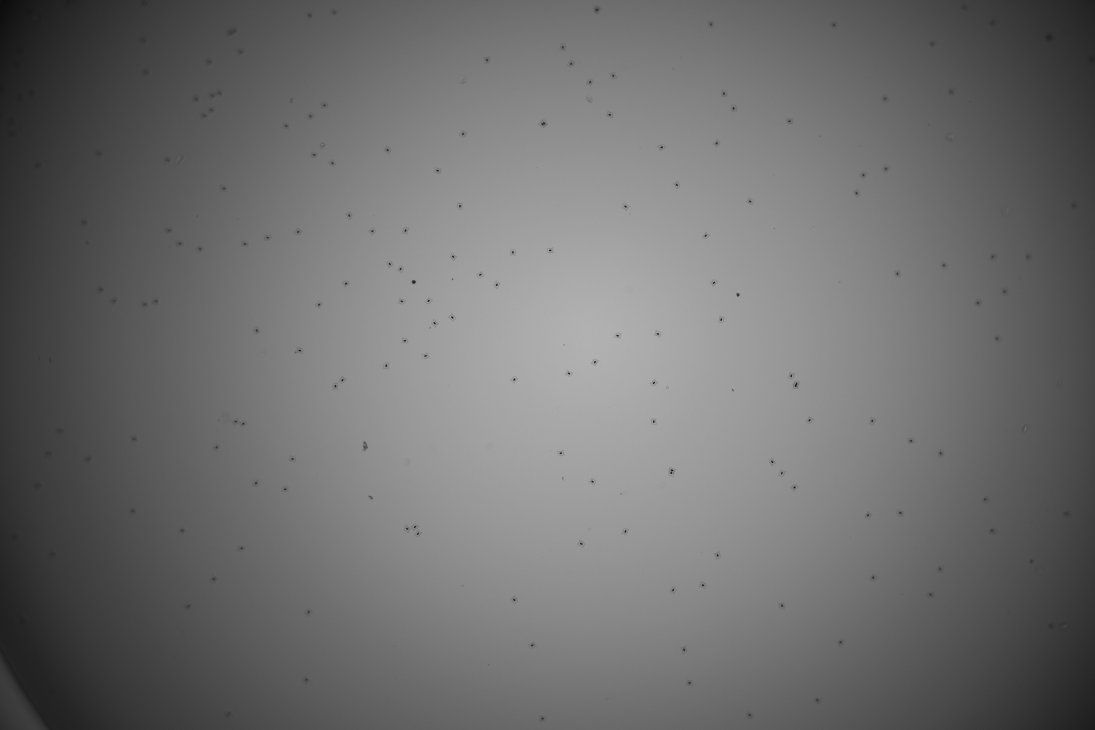
#> input picture img/W_A1_0_3.jpg, 5472 x 3648 px (shown at 1/5 size); its folder holds only this picture in this run
$ jupyter execute main_cv2.ipynb
#> lines starting #> are read from the running program, lines starting #| are printed output that depends on the picture; after the words box and inside, x2 and y2 are one past the last pixel; in counts of white or black regions, pixels touching at a corner belong together
[cell 1]
import cv2
import numpy as np
from numpy.lib.stride_tricks import as_strided
import os
import matplotlib.pyplot as plt

[cell 2]
dP = '../img'
sP = '../result'

[cell 3]
datalist = os.listdir(dP)
img_f = datalist[0]
image_org = cv2.imread(os.path.join(dP, img_f))
#> image_org is the input picture: shape (3648, 5472, 3); min 12, max 182, mean 110.6
image = cv2.cvtColor(image_org, cv2.COLOR_BGR2GRAY)

fig = plt.figure(figsize=(20, 20))
plt.imshow(image, cmap='gray')

## cv2d

[cell 4]
img_cv = cv2.blur(image, (3, 3))

fig = plt.figure(figsize=(20, 20))
plt.imshow(img_cv, cmap='gray')

## adpt_thold

[cell 5]
img_adpt_thold = cv2.adaptiveThreshold(img_cv, 255, cv2.ADAPTIVE_THRESH_GAUSSIAN_C, cv2.THRESH_BINARY_INV, 25, 3)
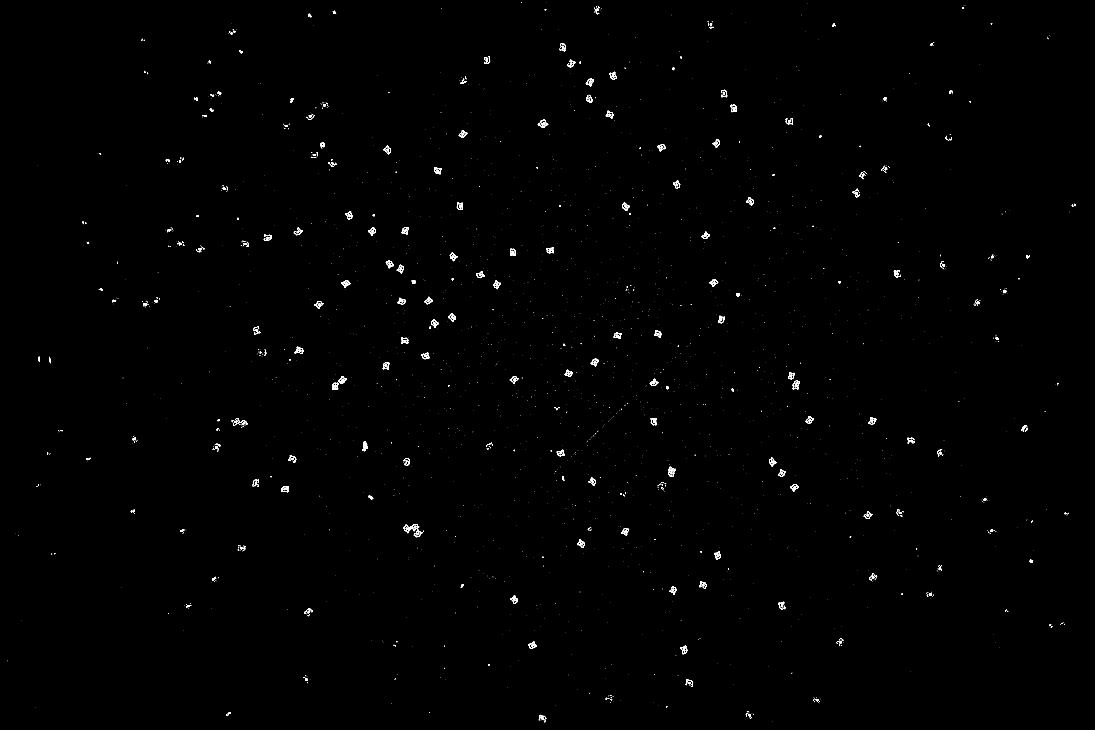
#> img_adpt_thold: shape (3648, 5472) (shown at 1/5 size); 0.3% white; 2264 white regions (1855 under 20 px), largest, box (x1, y1, x2, y2) and area: (1811, 2207, 1840, 2256) 605, (3963, 1902, 4000, 1947) 431, (2689, 595, 2741, 638) 415

fig = plt.figure(figsize=(20, 20))
plt.imshow(img_adpt_thold, cmap='gray')

## erosion

[cell 6]
k = np.ones((3, 3))
img_e = cv2.erode(img_adpt_thold, k, iterations = 1)
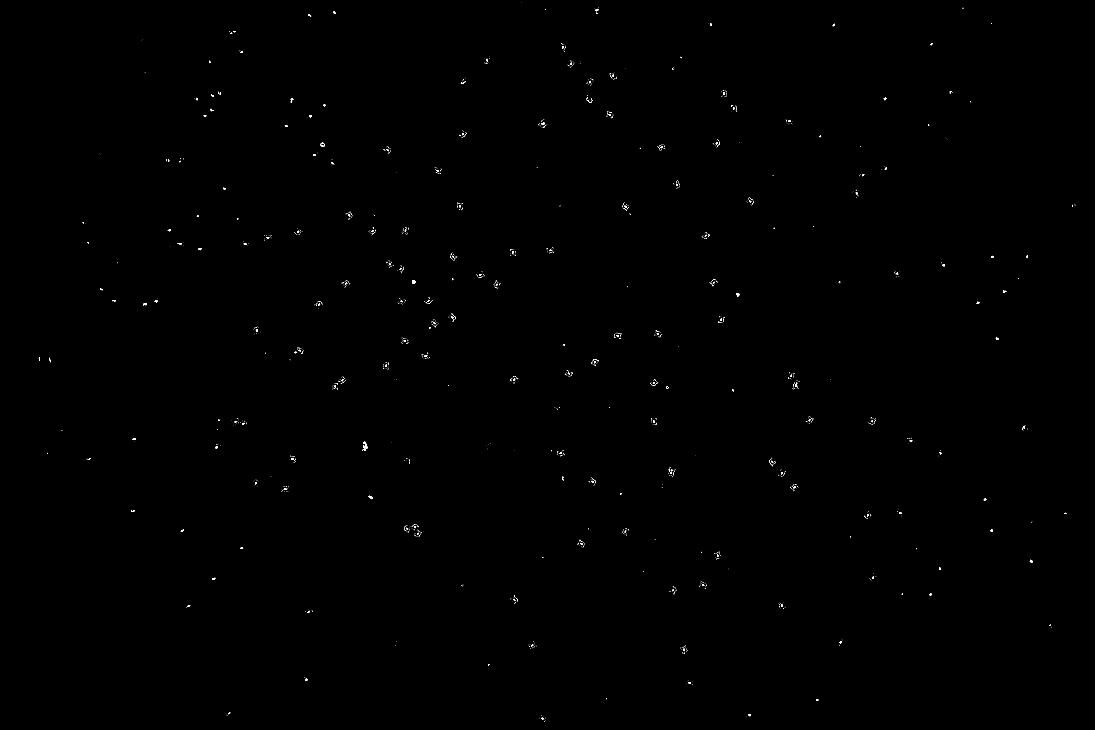
#> img_e: shape (3648, 5472) (shown at 1/5 size); 0.08% white; 1618 white regions (1430 under 20 px), largest, box (x1, y1, x2, y2) and area: (1812, 2208, 1835, 2254) 282, (2060, 1402, 2078, 1418) 212, (3683, 1466, 3697, 1482) 164
fig = plt.figure(figsize=(20, 20))
plt.imshow(img_e, cmap='gray')

$ run again, on img/W_B2_6_3.jpg
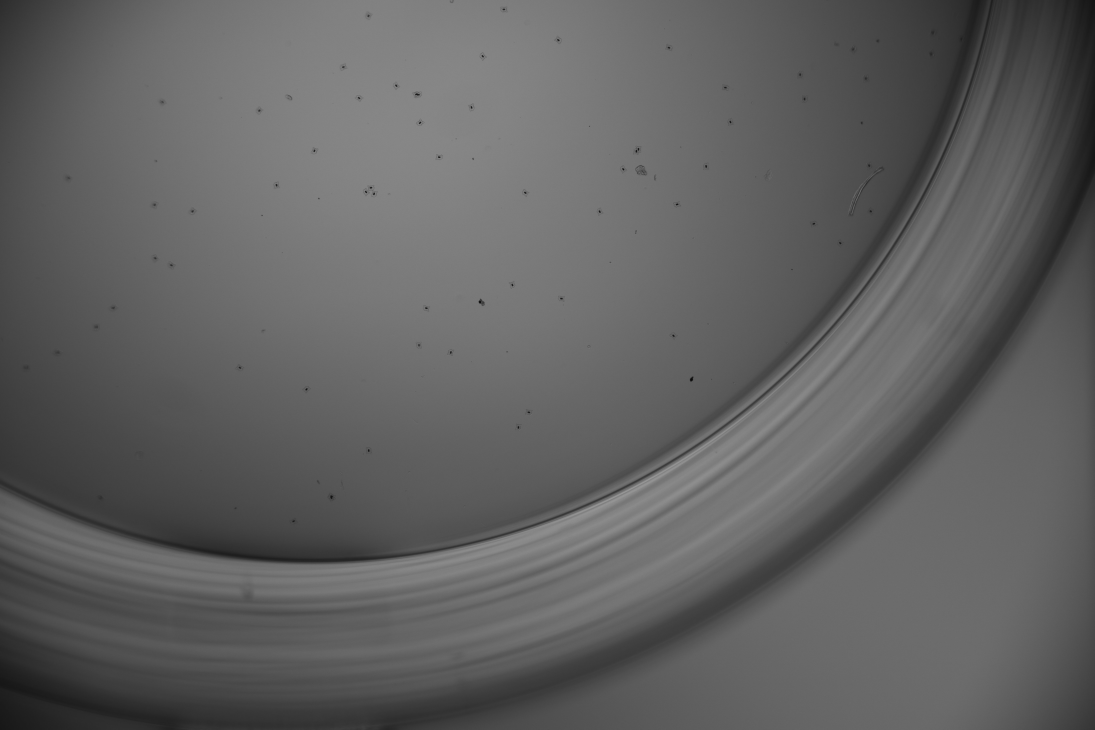
#> input picture img/W_B2_6_3.jpg, 5472 x 3648 px (shown at 1/5 size)
#> image_org is the input picture: shape (3648, 5472, 3); min 8, max 159, mean 96.7
#> `img_adpt_thold = cv2.adaptiveThreshold(img_cv, 255, cv2.ADAPTIVE_THRES..`:
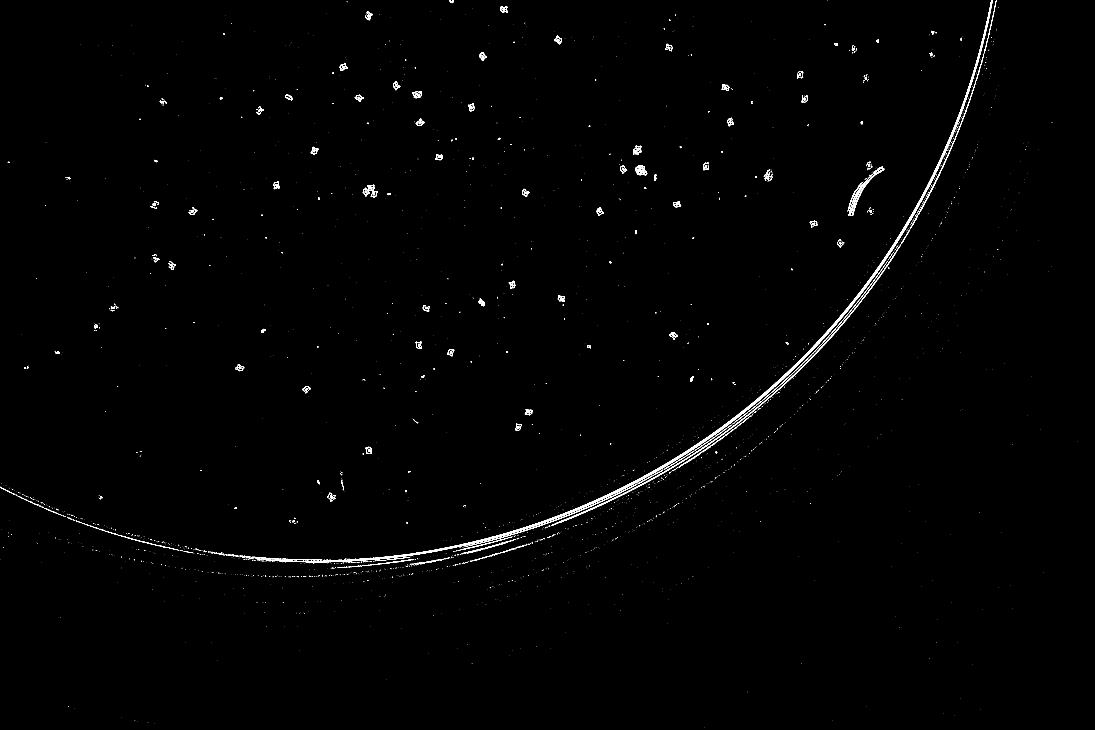
#> img_adpt_thold: shape (3648, 5472) (shown at 1/5 size); 0.57% white; 3027 white regions (2605 under 20 px), largest, box (x1, y1, x2, y2) and area: (1328, 0, 4964, 2811) 47673, (2759, 1223, 4505, 2628) 9347, (2370, 2419, 3186, 2724) 2668
#> `img_e = cv2.erode(img_adpt_thold, k, iterations = 1)`:
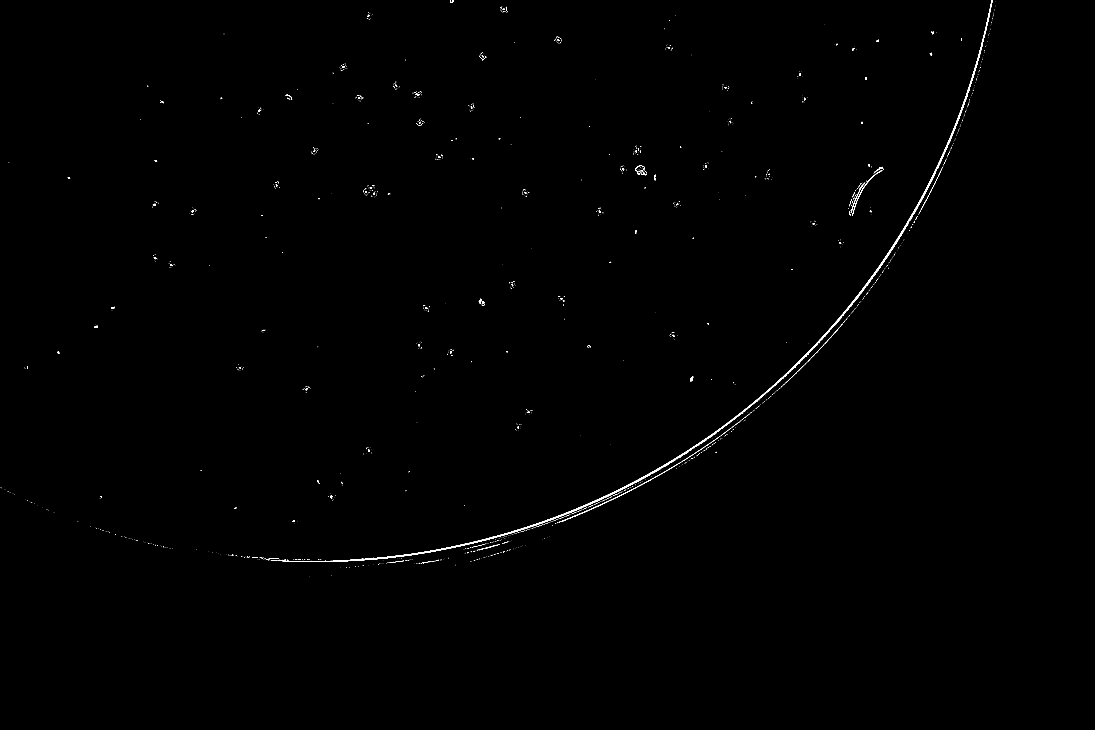
#> img_e: shape (3648, 5472) (shown at 1/5 size); 0.24% white; 1504 white regions (1364 under 20 px), largest, box (x1, y1, x2, y2) and area: (1387, 0, 4963, 2810) 31962, (2796, 2308, 3409, 2612) 1735, (4261, 850, 4412, 1078) 734
